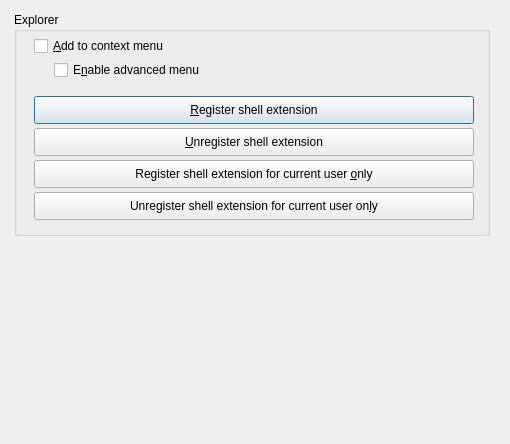
<?xml version="1.0" encoding="UTF-8"?><ui version="4.0"><class>QPropShell</class>
<widget class="QDialog" name="QPropShell">
<property name="geometry">
<rect><x>0</x><y>0</y>
<width>510</width><height>444</height></rect></property>
<property name="windowTitle"><string>Shell Integration</string></property>
<widget class="QGroupBox" name="IDC_STATIC">
<property name="geometry">
<rect><x>14</x><y>12</y><width>476</width><height>224</height></rect></property>
<property name="title"><string>Explorer</string></property>
<widget class="QCheckBox" name="IDC_EXPLORER_ADVANCED">
<property name="geometry">
<rect><x>40</x><y>48</y><width>420</width><height>20</height></rect></property>
<property name="text"><string>E&amp;nable advanced menu</string></property>
</widget>
<widget class="QCheckBox" name="IDC_EXPLORER_CONTEXT">
<property name="geometry">
<rect><x>20</x><y>24</y><width>440</width><height>20</height></rect></property>
<property name="text"><string>&amp;Add to context menu</string></property>
</widget>
<widget class="QPushButton" name="IDC_REGISTER_SHELLEXTENSION">
<property name="geometry">
<rect><x>20</x><y>84</y><width>440</width><height>28</height></rect></property>
<property name="text"><string>&amp;Register shell extension</string></property>
</widget>
<widget class="QPushButton" name="IDC_UNREGISTER_SHELLEXTENSION">
<property name="geometry">
<rect><x>20</x><y>116</y><width>440</width><height>28</height></rect></property>
<property name="text"><string>&amp;Unregister shell extension</string></property>
</widget>
<widget class="QPushButton" name="IDC_REGISTER_SHELLEXTENSION_PERUSER">
<property name="geometry">
<rect><x>20</x><y>148</y><width>440</width><height>28</height></rect></property>
<property name="text"><string>Register shell extension for current user &amp;only</string></property>
</widget>
<widget class="QPushButton" name="IDC_UNREGISTER_SHELLEXTENSION_PERUSER">
<property name="geometry">
<rect><x>20</x><y>180</y><width>440</width><height>28</height></rect></property>
<property name="text"><string>Unregister shell extension for current user on&amp;ly</string></property>
</widget>
</widget>
</widget><resources/><connections/></ui>
